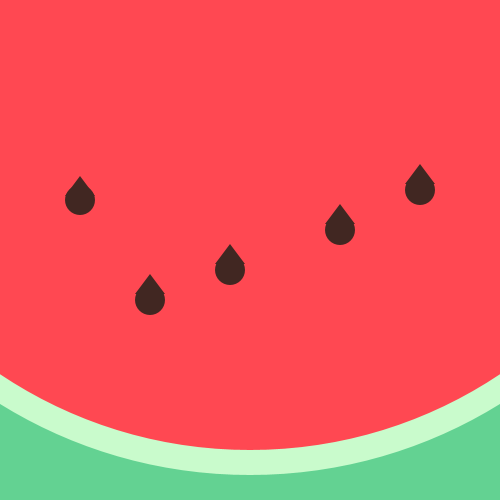
Frame 1 (no input)
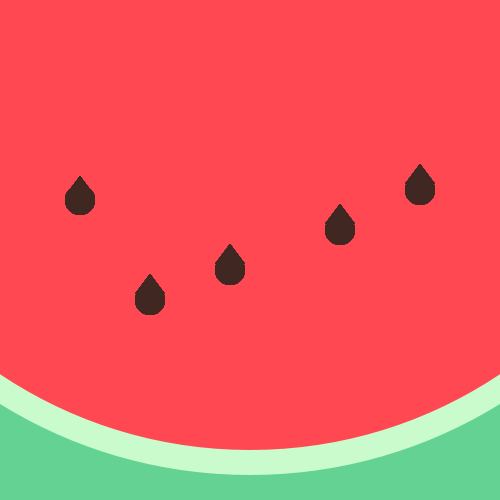
Frame 60 (the mouse pressed at the canvas centre just before this capture)
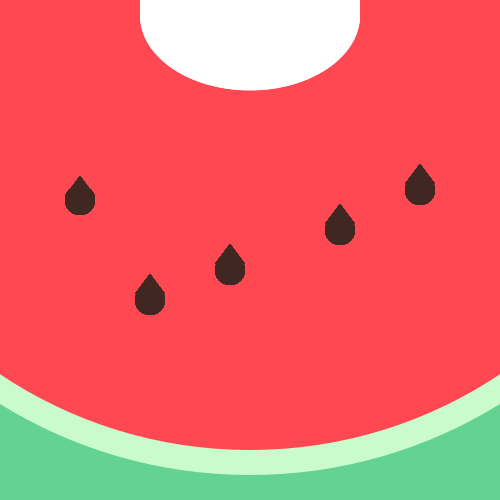
Frame 120 (the mouse held since frame 60 and released just before this capture)

The Processing sketch that drew these frames (run headless with seeded random() and noise(); from frame 60 on, the mouse is pressed at the canvas centre):

// Processing sketch: watermelon
// ── watermelon.pde
int ballX, brown;

void setup( ) {
  
  size (500, 500);
  background(99, 210, 146); 
  ballX= 100;
  brown= color (65,39,34);
  noStroke();
  //gua rang
  fill ( 201, 251, 204);
  ellipse ( (width/2), (height/2)-250, 950, 950 );
  fill (255,72,82);
  ellipse ( (width/2), (height/2)-250, 900, 900 );
  smooth();
}

void draw( ) {
  
  
  //gua zi
  fill (brown);
  ellipse((width/2)-170,(height/2)-50,30,30);
  triangle((width/2)-185,(height/2)-54, (width/2)-170, (height/2)-74, (width/2)-155, (height/2)-54);
  
  ellipse((width/2)-100,(height/2)+50,30,30);
  triangle((width/2)-115,(height/2)+44, (width/2)-100, (height/2)+24, (width/2)-85, (height/2)+44);
  
  ellipse((width/2)-20,(height/2)+20,30,30);
  triangle((width/2)-35,(height/2)+14, (width/2)-20, (height/2)-6, (width/2)-5, (height/2)+14);
  
  ellipse((width/2)+90,(height/2)-20,30,30);
  triangle((width/2)+75,(height/2)-26, (width/2)+90, (height/2)-46, (width/2)+105, (height/2)-26);
  
  ellipse((width/2)+170,(height/2)-60,30,30);
  triangle((width/2)+155,(height/2)-66, (width/2)+170, (height/2)-86, (width/2)+185, (height/2)-66);
  
   if (mousePressed) {
   fill(255);
   ellipse(mouseX, random((height/2)-265, (height/2)-233), 220, 150);
  } else {
  }
  
}
